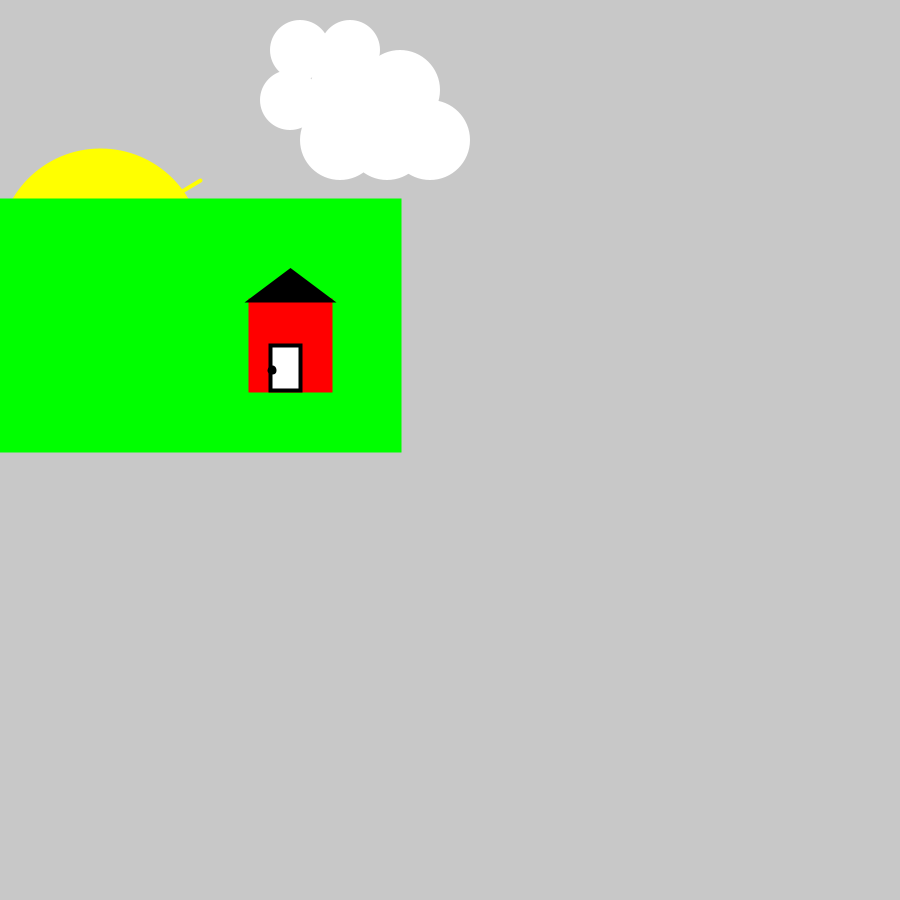
Frame 1 (no input)
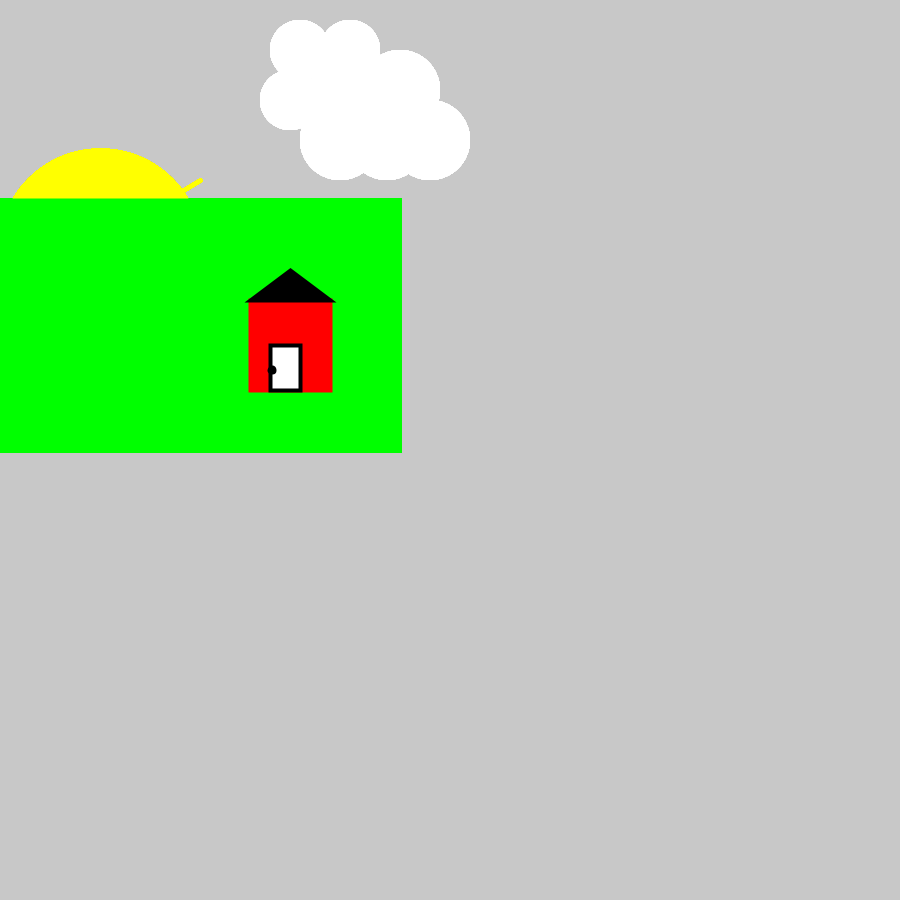
Frame 60 (the mouse pressed at the canvas centre just before this capture)
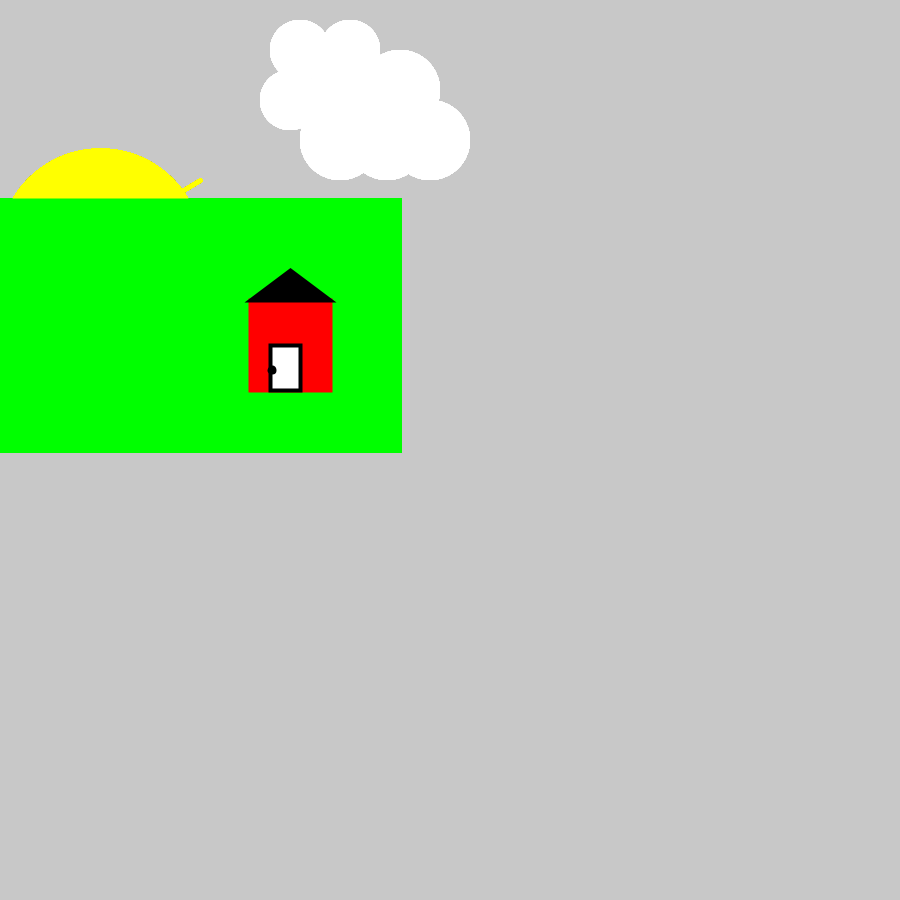
Frame 120 (the mouse held since frame 60 and released just before this capture)

The Processing sketch that drew these frames (run headless with seeded random() and noise(); from frame 60 on, the mouse is pressed at the canvas centre):

// Processing sketch: sketch_240924a
// ── sketch_240924a.pde
/*
Name: Shayan Mazahir
 Description: Drawing a house
 Date of last edit: September 24
 */
//da main guy
void setup() {
  //setting uo our canvas
  size(900, 900);
  //setting our background colour
  background(200);
}

//house
public void drawHouse(int houseX, int houseY) {
  //floppy disk (house)
  //giving house some colour
  fill(255, 0, 0);
  //giviing house some stroke
  stroke(255, 0, 0);
  //x-axis, y-axis, width, height
  rect(houseX, houseY, 80, 90);

  //door for house
  //giving the colour for doore
  fill(255, 255, 255);
  stroke(0);
  //x-axis, y-axis, width, height
  rect(houseX + 20, houseY + 45, 30, 45);

  //the knob
  fill(0);
  stroke(0);
  circle(houseX + 22, houseY + 70, 5);

  //roof
  triangle(houseX, houseY, houseX + 80, houseY, houseX + 40, houseY - 30);
}

//sun
public void sun(int sunX, int sunY, int diameter) {
  //circle sun
  fill(255, 255, 0);
  stroke(255, 255, 0);
  //x, y, radius
  circle(sunX, sunY, diameter);

  //sun rays
  //x1, y1, x2, y2
  line(sunX - 80, sunY + 30, sunX + 80, sunY - 50);
  line(sunX - 100, sunY + 50, sunX + 100, sunY - 70);
}

//grass
public void grass(int grassX, int grassY, int grassWidth, int grassHeight) {
  //making the grass
  //colour for the grass
  fill(0, 255, 0);
  //giving the rectangle a stroke... (changing line colours)
  stroke(0, 255, 0);
  //x-axis, y-axis, width, height
  rect(grassX, grassY, grassWidth, grassHeight);
}

//grass
public void cloud(int circle_x, int circle_y, int circle_diameter) {
  //circle(x, y, extent)
  noStroke();

  strokeWeight(4);
  fill(255, 255, 255);
  circle(circle_x, circle_y, circle_diameter);
  circle(circle_x - 50, circle_y, circle_diameter);
  circle(circle_x - 13, circle_y + 50, circle_diameter);
  circle(circle_x - 60, circle_y + 50, circle_diameter);
  circle(circle_x + 30, circle_y + 50, circle_diameter);
}
//loopy loop guy
void draw() {

  cloud(350, 50, 60);
  cloud(400, 90, 80);
  sun(100, 250, 200);
  grass(0, 200, 399, 250);
  drawHouse(250, 300);
}
